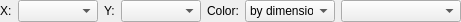
<?xml version="1.0" encoding="UTF-8"?>
<ui version="4.0">
 <class>DimensionPickerWidget</class>
 <widget class="QWidget" name="DimensionPickerWidget">
  <property name="geometry">
   <rect>
    <x>0</x>
    <y>0</y>
    <width>457</width>
    <height>22</height>
   </rect>
  </property>
  <property name="sizePolicy">
   <sizepolicy hsizetype="Fixed" vsizetype="Preferred">
    <horstretch>0</horstretch>
    <verstretch>0</verstretch>
   </sizepolicy>
  </property>
  <property name="windowTitle">
   <string>Dimension picker</string>
  </property>
  <property name="toolTip">
   <string>Dimension picker</string>
  </property>
  <layout class="QHBoxLayout" name="horizontalLayout">
   <property name="leftMargin">
    <number>0</number>
   </property>
   <property name="topMargin">
    <number>0</number>
   </property>
   <property name="rightMargin">
    <number>0</number>
   </property>
   <property name="bottomMargin">
    <number>0</number>
   </property>
   <item>
    <widget class="QLabel" name="xDimensionLabel">
     <property name="sizePolicy">
      <sizepolicy hsizetype="Maximum" vsizetype="Preferred">
       <horstretch>0</horstretch>
       <verstretch>0</verstretch>
      </sizepolicy>
     </property>
     <property name="toolTip">
      <string>X dimension</string>
     </property>
     <property name="text">
      <string>X:</string>
     </property>
    </widget>
   </item>
   <item>
    <widget class="QComboBox" name="xDimensionComboBox">
     <property name="minimumSize">
      <size>
       <width>80</width>
       <height>0</height>
      </size>
     </property>
     <property name="toolTip">
      <string>X dimension</string>
     </property>
    </widget>
   </item>
   <item>
    <widget class="QLabel" name="yDimensionLabel">
     <property name="sizePolicy">
      <sizepolicy hsizetype="Maximum" vsizetype="Preferred">
       <horstretch>0</horstretch>
       <verstretch>0</verstretch>
      </sizepolicy>
     </property>
     <property name="toolTip">
      <string>Y dimension</string>
     </property>
     <property name="text">
      <string>Y:</string>
     </property>
    </widget>
   </item>
   <item>
    <widget class="QComboBox" name="yDimensionComboBox">
     <property name="minimumSize">
      <size>
       <width>80</width>
       <height>0</height>
      </size>
     </property>
     <property name="toolTip">
      <string>Y dimension</string>
     </property>
    </widget>
   </item>
   <item>
    <widget class="QLabel" name="colorOptionsLabel">
     <property name="sizePolicy">
      <sizepolicy hsizetype="Maximum" vsizetype="Preferred">
       <horstretch>0</horstretch>
       <verstretch>0</verstretch>
      </sizepolicy>
     </property>
     <property name="toolTip">
      <string>Color options</string>
     </property>
     <property name="text">
      <string>Color:</string>
     </property>
    </widget>
   </item>
   <item>
    <widget class="QComboBox" name="colorOptionsComboBox">
     <property name="sizePolicy">
      <sizepolicy hsizetype="Fixed" vsizetype="Fixed">
       <horstretch>0</horstretch>
       <verstretch>0</verstretch>
      </sizepolicy>
     </property>
     <property name="minimumSize">
      <size>
       <width>90</width>
       <height>0</height>
      </size>
     </property>
     <property name="maximumSize">
      <size>
       <width>90</width>
       <height>16777215</height>
      </size>
     </property>
     <property name="toolTip">
      <string>Color options</string>
     </property>
     <item>
      <property name="text">
       <string>by dimension</string>
      </property>
     </item>
     <item>
      <property name="text">
       <string>by data</string>
      </property>
     </item>
    </widget>
   </item>
   <item>
    <widget class="QStackedWidget" name="colorSettingsStackedWidget">
     <property name="sizePolicy">
      <sizepolicy hsizetype="Maximum" vsizetype="Preferred">
       <horstretch>0</horstretch>
       <verstretch>0</verstretch>
      </sizepolicy>
     </property>
     <property name="minimumSize">
      <size>
       <width>120</width>
       <height>0</height>
      </size>
     </property>
     <property name="toolTip">
      <string>Pick color dimension</string>
     </property>
     <property name="currentIndex">
      <number>0</number>
     </property>
     <widget class="QWidget" name="colorDropSlotPage">
      <layout class="QVBoxLayout" name="verticalLayout">
       <property name="leftMargin">
        <number>0</number>
       </property>
       <property name="topMargin">
        <number>0</number>
       </property>
       <property name="rightMargin">
        <number>0</number>
       </property>
       <property name="bottomMargin">
        <number>0</number>
       </property>
       <item>
        <widget class="QComboBox" name="colorDimensionComboBox">
         <property name="minimumSize">
          <size>
           <width>80</width>
           <height>0</height>
          </size>
         </property>
         <property name="toolTip">
          <string>Color dimension</string>
         </property>
        </widget>
       </item>
      </layout>
     </widget>
     <widget class="QWidget" name="colorDimensionPage">
      <layout class="QVBoxLayout" name="verticalLayout_2">
       <property name="leftMargin">
        <number>0</number>
       </property>
       <property name="topMargin">
        <number>0</number>
       </property>
       <property name="rightMargin">
        <number>0</number>
       </property>
       <property name="bottomMargin">
        <number>0</number>
       </property>
       <item>
        <widget class="QPushButton" name="colorDropSlotPushButton">
         <property name="minimumSize">
          <size>
           <width>22</width>
           <height>22</height>
          </size>
         </property>
         <property name="maximumSize">
          <size>
           <width>22</width>
           <height>22</height>
          </size>
         </property>
         <property name="toolTip">
          <string>Drop color data here</string>
         </property>
         <property name="text">
          <string/>
         </property>
        </widget>
       </item>
      </layout>
     </widget>
    </widget>
   </item>
  </layout>
 </widget>
 <resources/>
 <connections/>
</ui>
